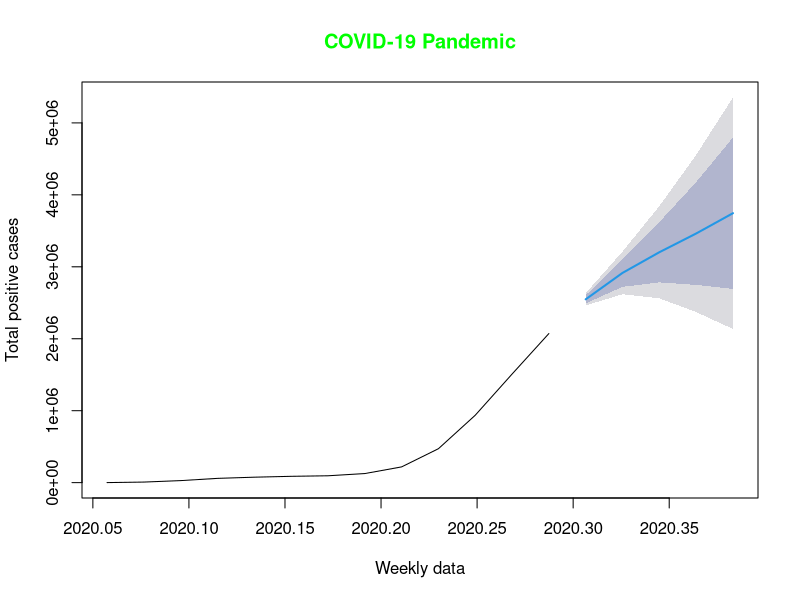

Here is the R script that generated this plot:
#install.packages("lubridate")
library(lubridate)
library(forecast)
x <- c(580, 7813, 28266, 59287, 75700, 87820, 95314, 126214, 218843, 471497, 936851, 1508725, 2072113)
mts <- ts(x, start = decimal_date(ymd("2020-01-22")), frequency = 365.25 / 7)
fit <- auto.arima(mts)
forecast(fit, 5)
plot(forecast(fit, 5), xlab = "Weekly data", ylab = "Total positive cases", main = "COVID-19 Pandemic", col.main = "green")
